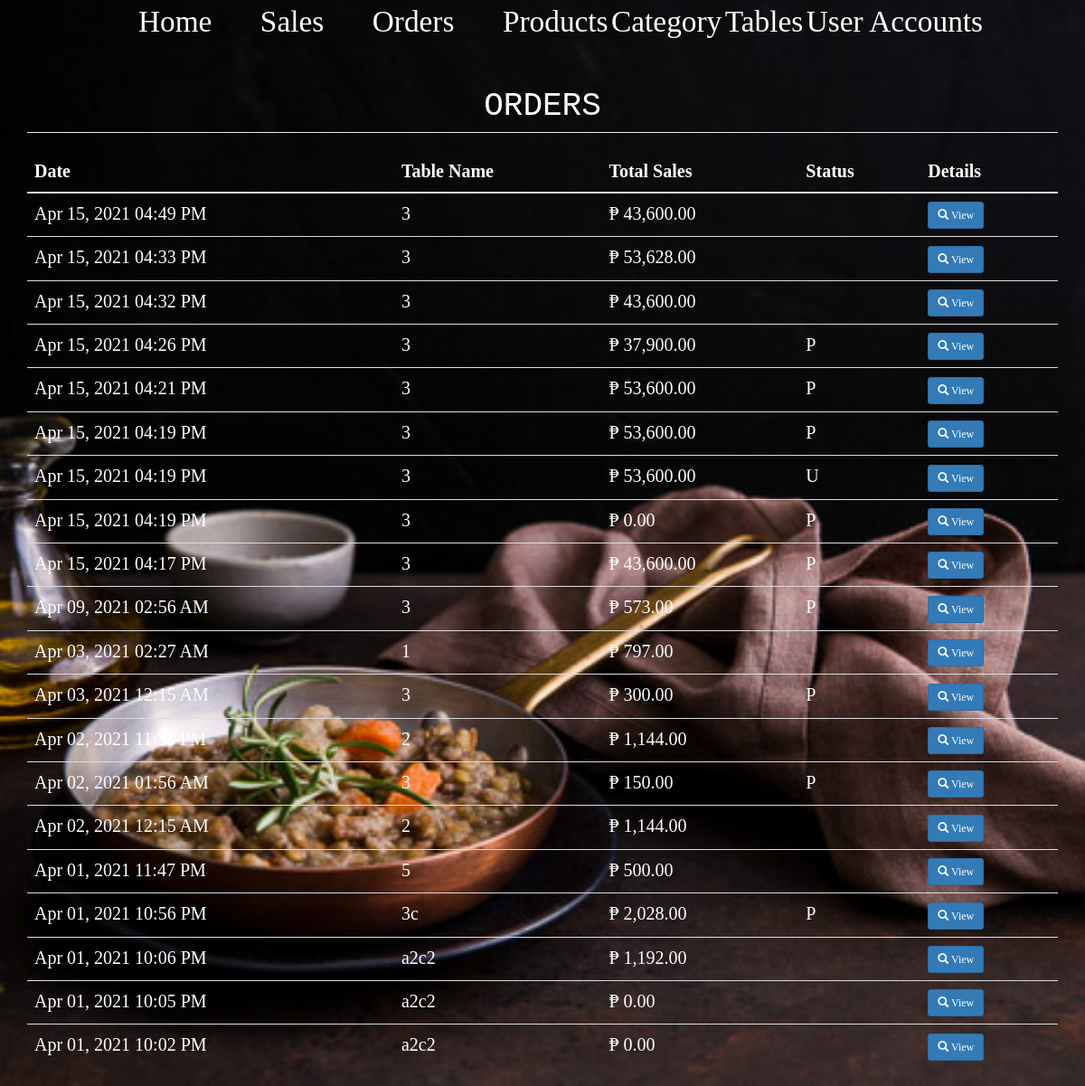
/admin_sales.php, run on an earlier commit of the app's database.
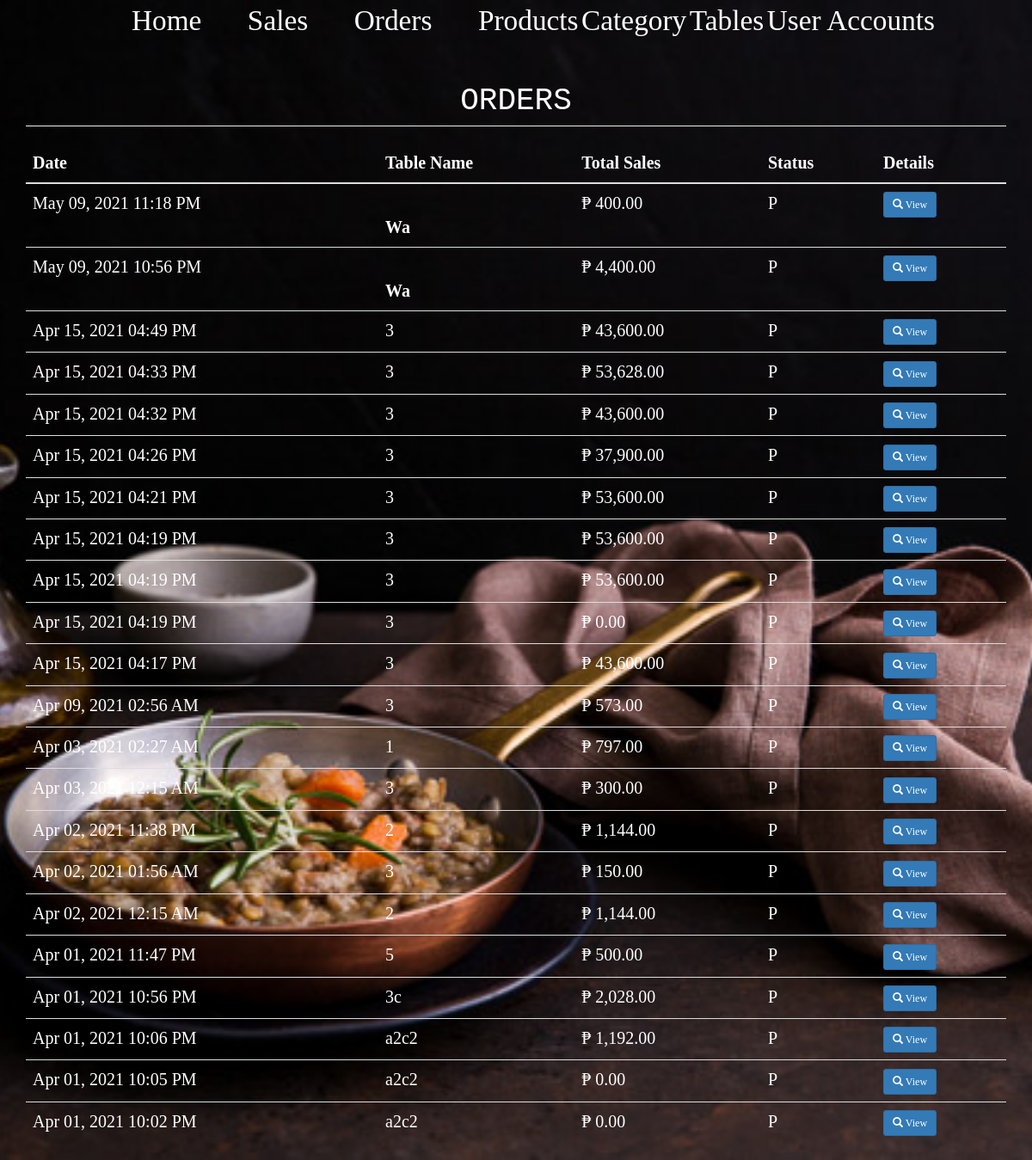
And on a later commit of the database.
### tables this page shows
CREATE TABLE `order_details` (
  `od_id` int(11) NOT NULL,
  `tblnum` varchar(11) NOT NULL,
  `total_amount` double NOT NULL,
  `date` datetime NOT NULL DEFAULT current_timestamp(),
  `stat` varchar(1) NOT NULL DEFAULT 'U' COMMENT 'P is for paid and U'
);

### admin_sales.php (the view, shortened to what this page needs)
<?php
    include_once "includes/db_conn.php";
    include_once "heading.php";
    include_once "admin_nav.php";
?>
<!DOCTYPE html>
<html>
<head>
<link rel="stylesheet" type="text/css" href="bs/sales.css">
</head>
<body>
<div class="container">
	<h1 class="page-header text-center">ORDERS</h1>
	<table class="table">
		<thead>
			<th>Date</th>
			<th>Table Name</th>
			<th>Total Sales</th>
			<th>Status</th>
			<th>Details</th>
		</thead>
		<tbody>
			<?php
				$sql="select * from order_details order by od_id desc";
				$query=$conn->query($sql);
				while($row=$query->fetch_array()){
					?>
					<tr>
						<td><?php echo date('M d, Y h:i A', strtotime($row['date']))?></td>
						<td><?php echo $row['tblnum']; ?></td>
						<td class="text-left">&#8369; <?php echo number_format($row['total_amount'], 2); ?></td>
						<td><?php echo $row['stat']; ?></td>
						<td><a href="#details<?php echo $row['od_id']; ?>" data-toggle="modal" class="btn btn-primary btn-sm"><span class="glyphicon glyphicon-search"></span> View </a>
						</td>
					</tr>
					<?php
				}
			?>
		</tbody>
	</table>
</div>
</body>
</html>

### heading.php (shortened to what this page needs)
<!DOCTYPE html>
<html>
<head>
	<link rel="stylesheet" href="https://maxcdn.bootstrapcdn.com/bootstrap/3.3.7/css/bootstrap.min.css">
</head>

### admin_nav.php
<!DOCTYPE html>
<?php
include_once "heading.php";
?>
<html>
<head>
	<link rel="stylesheet" type="text/css" href="bs/index.css">
</head>
<body>
<div class="nav">
<ul>
<li>
<a href="admin.php" class="home">Home</a>
</li>
<li>
<a href="admin_sales_search.php" class="sales">Sales</a>
</li>
<li>
<a href="admin_sales.php" class="orders">Orders</a>
</li>
<li>
<a href="admin_product.php" class="products">Products</a>
</li>
<li>
<a href="admin_category.php" class="category">Category</a>
</li>
<li>
<a href="admin_mesa.php" class="mesa">Tables</a>
</li>
<li>
<a href="admin_accounts.php" class="accounts">User Accounts</a>
</li>
</ul>
</div>
</body>
</html>

### bs/index.css (style rules this page uses)
body { background-image: url('../img/b2.jpg'); background-position: center; background-size: cover; background-repeat: no-repeat; background-attachment: fixed; font-family: 'Franklin Gothic'; }
ul>li>a { color: white; font-size: 25pt; }
div.nav { text-align: center; }
ul>li>a.home { margin-left: 0; margin-right: 50px; }
ul>li>a.sales { margin-left: 0; margin-right: 50px; }
ul>li>a.orders { margin-left: 0; margin-right: 50px; }
ul>li { display: inline; }

### bs/sales.css (style rules this page uses)
body { background-image: url('../img/b2.jpg'); background-position: center; background-size: cover; background-repeat: no-repeat; background-attachment: fixed; font-family: 'Franklin Gothic'; }
h1 { color: white; font-family: OCR A Std, monospace; }
table { border-color: whitesmoke; color: white; font-size: 20px; }

What changed in the data, as far as the page shows it:
added order_details: date "May 09, 2021 11:18 PM", tblnum "Wa", total_amount "400.00", stat "P"
added order_details: date "May 09, 2021 10:56 PM", tblnum "Wa", total_amount "4,400.00", stat "P"
changed order_details "Apr 15, 2021 04:49 PM": stat (not shown) → "P"
changed order_details "Apr 15, 2021 04:33 PM": stat (not shown) → "P"
changed order_details "Apr 15, 2021 04:32 PM": stat (not shown) → "P"
changed order_details (number 9 of 22 on the later page): stat "U" → "P"
changed order_details "Apr 03, 2021 02:27 AM": stat (not shown) → "P"
changed order_details "Apr 02, 2021 11:38 PM": stat (not shown) → "P"
changed order_details "Apr 02, 2021 12:15 AM": stat (not shown) → "P"
changed order_details "Apr 01, 2021 11:47 PM": stat (not shown) → "P"
changed order_details "Apr 01, 2021 10:06 PM": stat (not shown) → "P"
changed order_details "Apr 01, 2021 10:05 PM": stat (not shown) → "P"
changed order_details "Apr 01, 2021 10:02 PM": stat (not shown) → "P"
